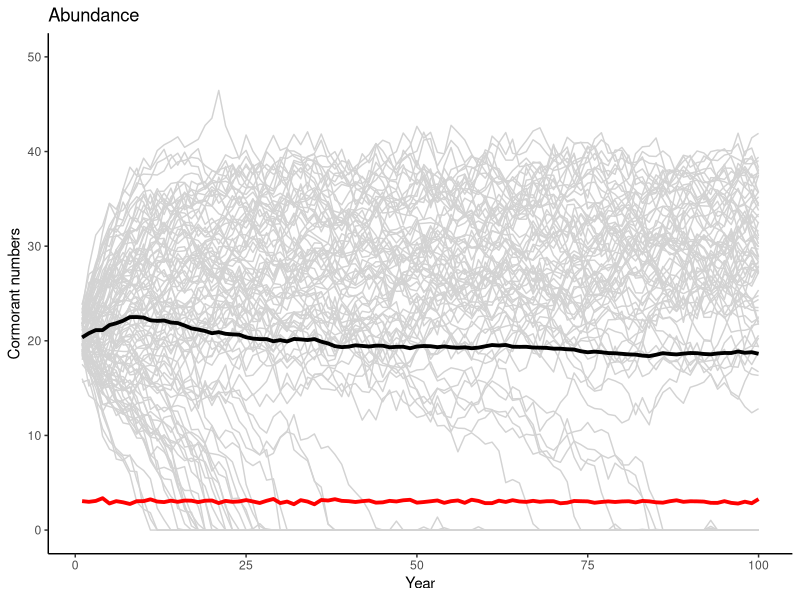
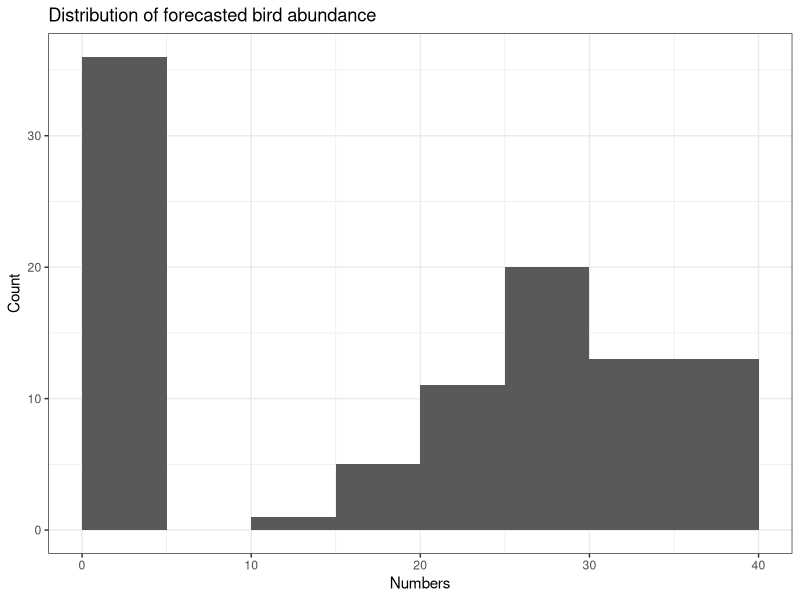
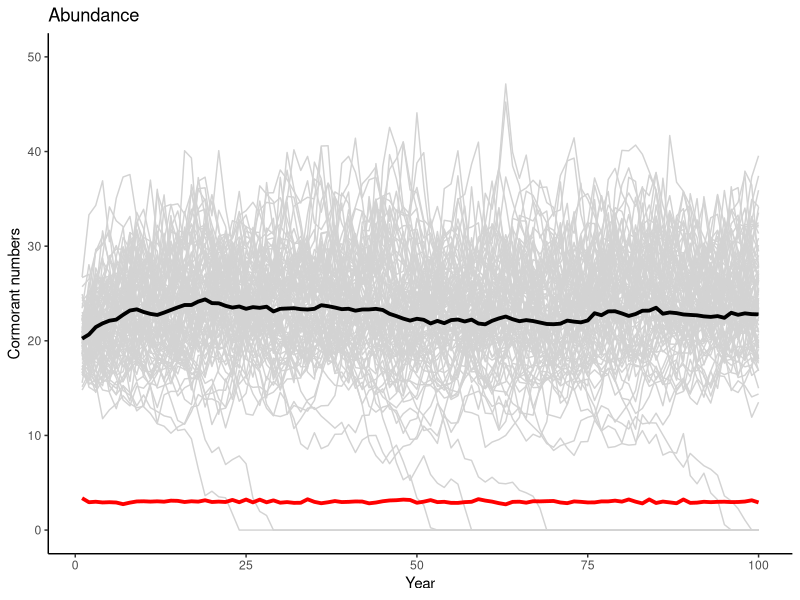
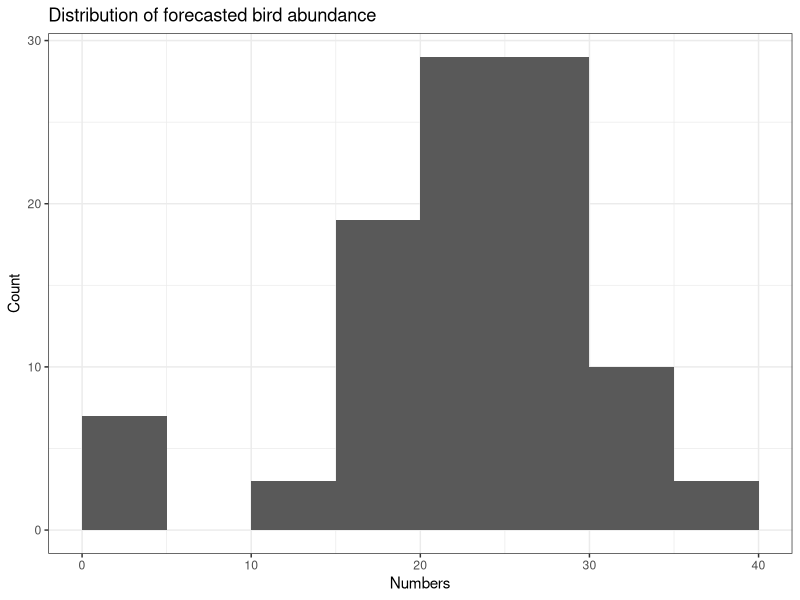

These figures' R source, in order:
#Unit 3: Normal and lognormal distributions 
# We use the same model here, from Unit 2, a simple closed population

# This time we will simulate first, stochastic variation in harvest (normal) and
# and variation in the max birth (uniform) - same as previous script - 
# and second, variation in harvest and variation in the actual birth rate (lognormal)

# In this version of the model the harvest is an amount, not a rate

library(ggplot2)

# Part 1 - Normally distributed variation in the actual harvest, plus uniform distribution  
# of maximum birth rate

# Define variables for processes
b <- .0046
c <- 1
d <- 50
# 100 uniform random values for "a"
a_var <- runif(100,.75,1.25)

hm <- 3  # average harvest or culling rate (1000s)
hsd <- .4 * hm # standard deviation of harvest: cv = .4

# Set up a data frame for time series of numbers and rates for each replicate simulation
birds_over_time <- numeric(10000) # 100 years x 100 replicates
harvest <- numeric(10000)
years <- numeric(10000)
reps <- numeric(10000)
outputs <- data.frame(reps,years,birds_over_time,harvest)
df_counter <- 1 # initial row for data frame

# Start a loop over replicate simulations
for (sims in 1:100) {

 # Re-establish starting values for each replicate simulation
 birds <- 20

# Start the main simulation loop over time
 for (i in 1:100) { 
  
  # Calculate the birth and death rates according to our dynamic processes
  #'a_var' varies among sims
  births_per_female <- a_var[sims] * exp(-b * birds) 
  deaths_per_capita <- c * birds / (d + birds)
  
  # Convert rates to actual numbers
  births <- births_per_female * birds / 2  # divide by 2 because per female
  deaths <- deaths_per_capita * birds
  # normally distributed harvest variation
  harvest <- rnorm(1,hm,hsd)
  
  # Apply the tautology
  birds <- birds + births - deaths - harvest
  if (birds < 0) birds <- 0
  
  # Add a row to the output data frame
  outputs[df_counter,] <- c(sims,i,birds,harvest)
  df_counter <- df_counter + 1
  #close the time loop
}
#close the replicate simulation loop
}
# calculate the mean across simulations
avg_birds <- as.numeric(by(outputs$birds, outputs$years, FUN=mean))
avg_harvest <- as.numeric(by(outputs$harvest, outputs$years, FUN=mean))


# Plot the results - ggplot version
x <- seq(from=1,to=100)
Number_plot <- ggplot() +
  geom_line(mapping=aes(x=outputs$years,y=outputs$birds_over_time, group=outputs$reps),
            color = 'lightgrey') +
  geom_line(mapping=aes(x=x, y=avg_birds),
            color='black', size=1.3) +
  geom_line(mapping=aes(x=x, y=avg_harvest),
            color='red', size=1.3) +
  labs(title = "Abundance",
       x = "Year",
       y = "Cormorant numbers") +
  coord_cartesian(ylim=c(0,50)) +
  theme_classic()
plot(Number_plot)
lastyear <- subset(outputs,outputs$years==100)
breaks <- seq(0,40,5)  # define bins for histogram using "breaks"
Dist_plot <- ggplot() +
  geom_histogram(mapping = aes(x=lastyear$birds_over_time),
                 breaks=breaks) +
  labs(title="Distribution of forecasted bird abundance",
       x="Numbers",
       y="Count") +
  theme_bw()
plot(Dist_plot)

#Part 2 - Add lognormal variation in birth rates, instead of uniform variation in a

# Define variables for processes
a_fix <- 1  # max birth rate no longer variable
b <- .0046
c <- 1
d <- 50
hm <- 3  # average harvest or culling rate (1000s)
hsd <- .4 * hm # standard deviation of harvest: cv = .4

# Set up a data frame for time series of numbers and rates for each replicate simulation
birds_over_time <- numeric(10000) # 100 years x 100 replicates
harvest <- numeric(10000)
years <- numeric(10000)
reps <- numeric(10000)
outputs <- data.frame(reps,years,birds_over_time,harvest)
df_counter <- 1 # initial row for data frame

# Start a loop over replicate simulations
for (sims in 1:100) {
  
  # Re-establish starting values for each replicate simulation
  birds <- 20
  
  # Start the main simulation loop over time
  for (i in 1:100) {  
    
    # Calculate the birth and death rates according to our dynamic processes
    br_dev <- rnorm(1,0,.2)  # .2 = sqrt(.04)
    births_per_female <- a_fix * exp(-b * birds + br_dev) # add lognormal error
    deaths_per_capita <- c * birds / (d + birds)
    
    # Convert rates to actual numbers
    births <- births_per_female * birds / 2  # divide by 2 because per female
    deaths <- deaths_per_capita * birds
    # normally distributed harvest variation
    harvest <- rnorm(1,hm,hsd)  
    
    # Apply the tautology
    birds <- birds + births - deaths - harvest
    if (birds < 0) birds <- 0
    
    # Add a row to the output data frame
    outputs[df_counter,] <- c(sims,i,birds,harvest)
    df_counter <- df_counter + 1
    #close the time loop
  }
  #close the replicate simulation loop
}
# calculate the mean across simulations
avg_birds <- as.numeric(by(outputs$birds, outputs$years, FUN=mean))
avg_harvest <- as.numeric(by(outputs$harvest, outputs$years, FUN=mean))

# Plot the results - ggplot version
x <- seq(from=1,to=100)
Number_plot <- ggplot() +
  geom_line(mapping=aes(x=outputs$years,y=outputs$birds_over_time, group=outputs$reps),
            color = 'lightgrey') +
  geom_line(mapping=aes(x=x, y=avg_birds),
            color='black', size=1.3) +
  geom_line(mapping=aes(x=x, y=avg_harvest),
            color='red', size=1.3) +
  labs(title = "Abundance",
       x = "Year",
       y = "Cormorant numbers") +
  coord_cartesian(ylim=c(0,50)) +
  theme_classic()
plot(Number_plot)
lastyear <- subset(outputs,outputs$years==100)
breaks <- seq(0,40,5)  # define bins for histogram using "breaks"
Dist_plot <- ggplot() +
  geom_histogram(mapping = aes(x=lastyear$birds_over_time),
                 breaks=breaks) +
  labs(title="Distribution of forecasted bird abundance",
       x="Numbers",
       y="Count") +
  theme_bw()
plot(Dist_plot)                 


